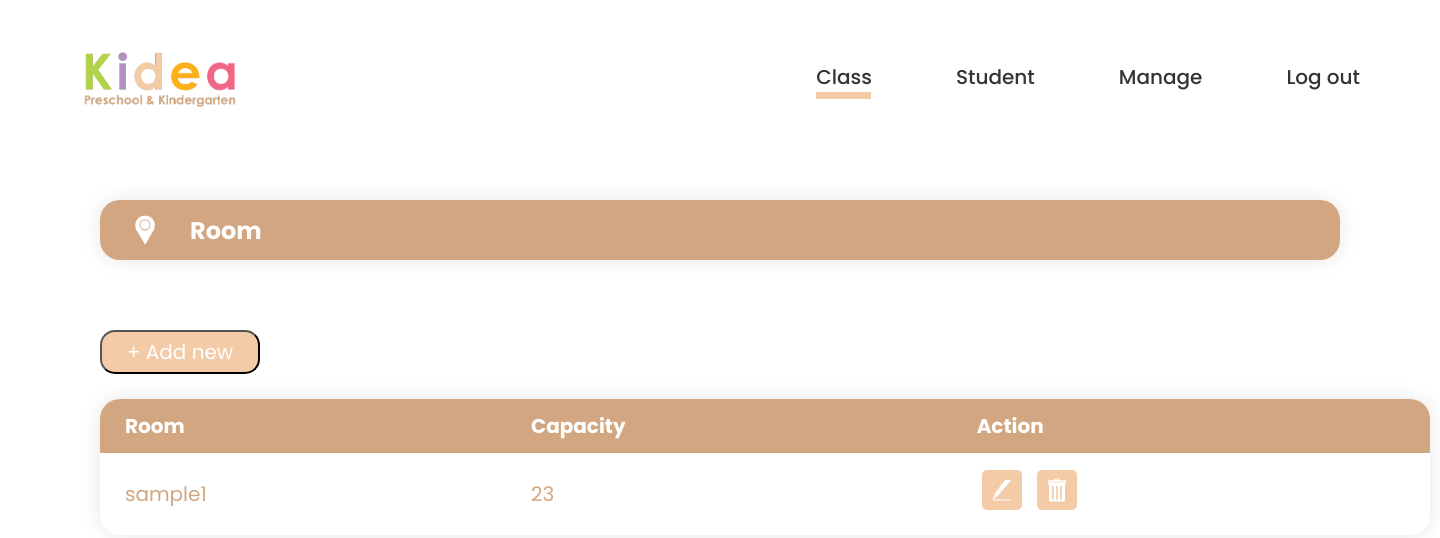
Before: /View_room_admin.php (signed in) with the older database file.
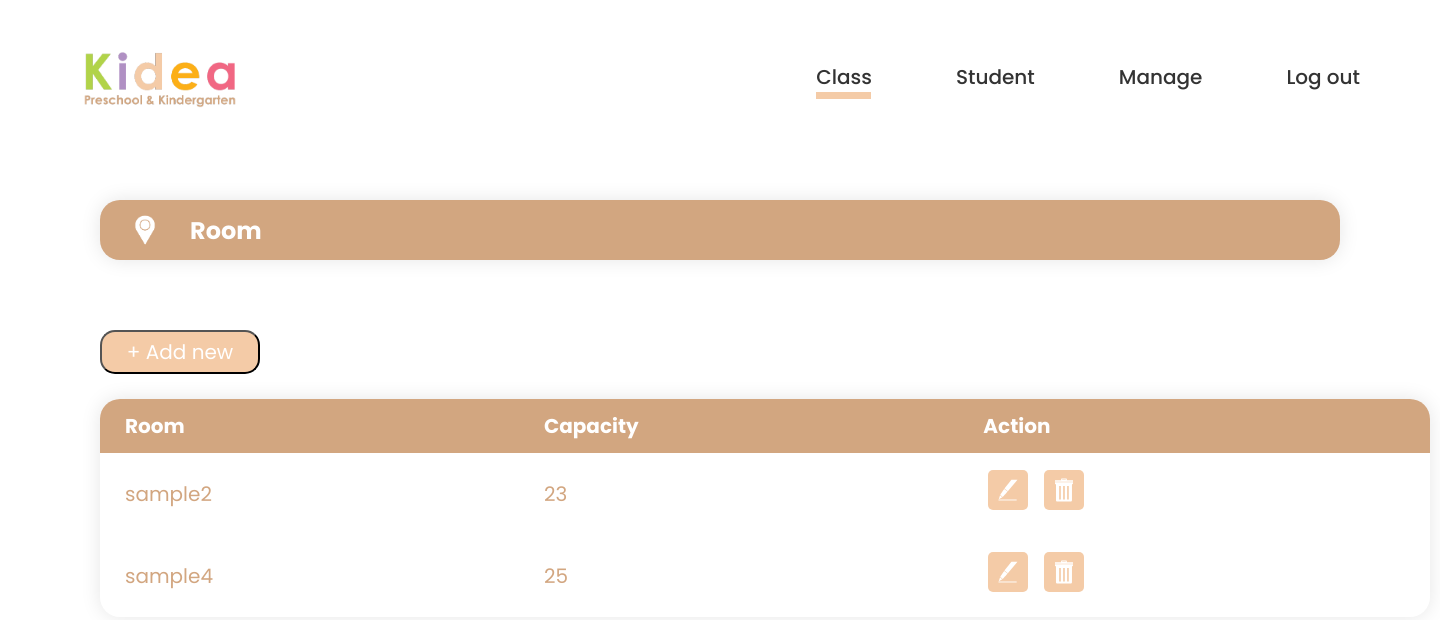
After: the same page with the newer database file.
### tables this page shows
CREATE TABLE IF NOT EXISTS `room` (
  `room_id` int(11) NOT NULL AUTO_INCREMENT,
  `room_name` varchar(30) NOT NULL,
  `capacity` int(11) NOT NULL,
  PRIMARY KEY (`room_id`)
);

### View_room_admin.php (the view, shortened to what this page needs)
<?php
include "koneksi.php";
?>
<html>
    <head>
        <link rel="stylesheet" type="text/css" href="View_room_admin.css">
    </head>
    <body>
        <header>
            <img class="logo" src="img/logotxt.png" href="Home_admin.php">
            <nav>
                <ul class="nav__links">
                    <li><a href="View_admin.php">Class</a><div class="rec"></div></li>
                    <li><a href="View_student_admin.php">Student</a></li>
                    <li><a href="View_manage_admin.php">Manage</a></li>
                    <li><a href="logout.php">Log out</a></li>
                </ul>
            </nav>
        </header>
        <div class="title">
            <img class="room" src="img/room.png">
            <h2>Room</h2>
        </div>
        <a href="Input_room.php">
            <input type="button" class="btn" value="+ Add new">
        </a>
            <div class="container">
            <table class="content-table">
                <thead>
                <tr>
                    <th>Room</th>
                    <th>Capacity</th>
                    <th>Action</th>
                </tr>
                </thead>
                <?php
                    $query = mysqli_query($connect , "SELECT * FROM room");
                    while ($room = mysqli_fetch_array($query)){
                ?>
                <tbody>
                    <tr>
                      <td><?php echo $room['room_name']; ?></td>
                      <td><?php echo $room['capacity'];?></td>
                      <td><div class="action">
                            <a href="edit_room.php"><img class="edit" src="img/edit.svg"></a>
                            <a href="delete_room.php?id=<?php echo $room['room_id']?>"><img class="delete" src="img/delete.svg"></a></td></div>
                    </tr>
                <tbody>
                <?php
                }
                ?>
    </body>
</html>

Changed rows visible on the page:
removed room: room_name "sample1", capacity "23"
added room: room_name "sample2", capacity "23"
added room: room_name "sample4", capacity "25"
